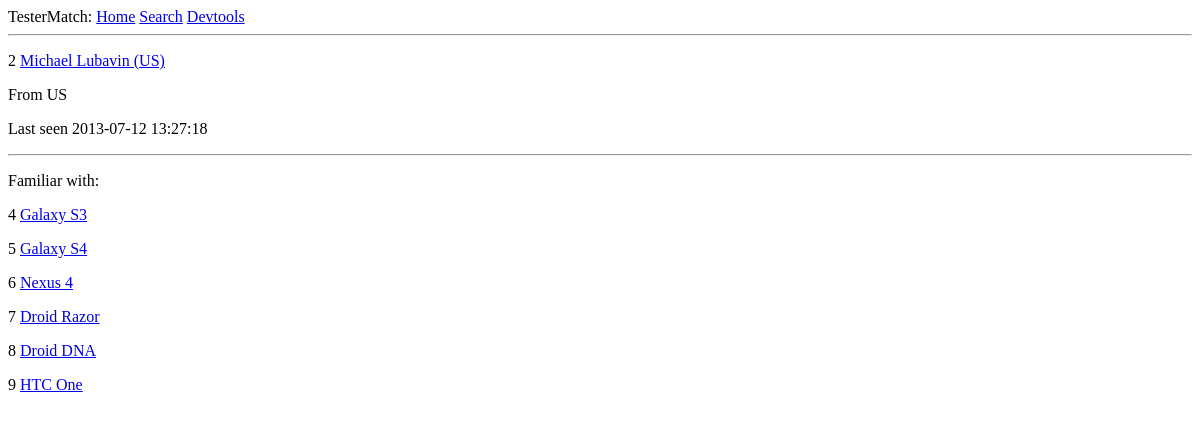
The page /tester/2 on the database its author committed.
### app/models.py (models this page shows, shortened)
class Tester(db.Model):
    id = db.Column(db.Integer, primary_key=True)
    first_name = db.Column(db.String(64), index=True)
    last_name = db.Column(db.String(64), index=True)
    country = db.Column(db.String(2), index=True)
    last_login = db.Column(db.DateTime, index=True)
    experience = db.relationship("Experience", backref="tester")
    devices = db.relationship("Device", secondary=association_table, back_populates="testers")
    def name(self):
        return self.first_name + " " + self.last_name + " (" + self.country + ")"

class Device(db.Model):
    __tablename__ = 'device'
    id = db.Column(db.Integer, primary_key=True)
    device_name = db.Column(db.String(64), index=True, unique=True)
    testers = db.relationship("Tester", secondary=association_table, back_populates="devices")

### app/routes.py (the view)
@app.route("/tester/<id>", methods=['GET','POST'])
def tester(id):
    tester = db.session.query(Tester).filter_by(id=id).first()
    if tester is None:
        flash("Tester ID Invalid")
        return redirect(url_for("index"))
    else:
        return render_template("tester.html", title="Tester Profile", tester=tester, db=db, Tester=Tester, Device=Device, Bug=Bug, Experience=Experience)

### app/templates/tester.html
{% extends "base.html" %}
{% block content %}
{% include '_tester.html' %}
<hr>
<p> Familiar with: </p>
{% for device in tester.devices %}
{% include '_device.html' %}
{% endfor %}
{% endblock %}

### app/templates/_tester.html
<div>
    <p> {{tester.id}} <a href="{{url_for('tester', id=tester.id)}}"> {{tester.name()}}</a> </p>
    <p> From {{tester.country}}</p>
    <p> Last seen {{tester.last_login}}</p>
</div>

### app/templates/_device.html
<div>
    <p> {{device.id}} <a href="{{url_for('device', id=device.id)}}">{{device.device_name}}</a>  </p>
</div>

### app/templates/base.html (style rules this page uses)
* { box-sizing: border-box; }

### rows shown on the page
Tester: id "2", name "Michael Lubavin (US)", country "US", last_login "2013-07-12 13:27:18"
Device: id "4", device_name "Galaxy S3"
Device: id "5", device_name "Galaxy S4"
Device: id "6", device_name "Nexus 4"
Device: id "7", device_name "Droid Razor"
Device: id "8", device_name "Droid DNA"
Device: id "9", device_name "HTC One"
